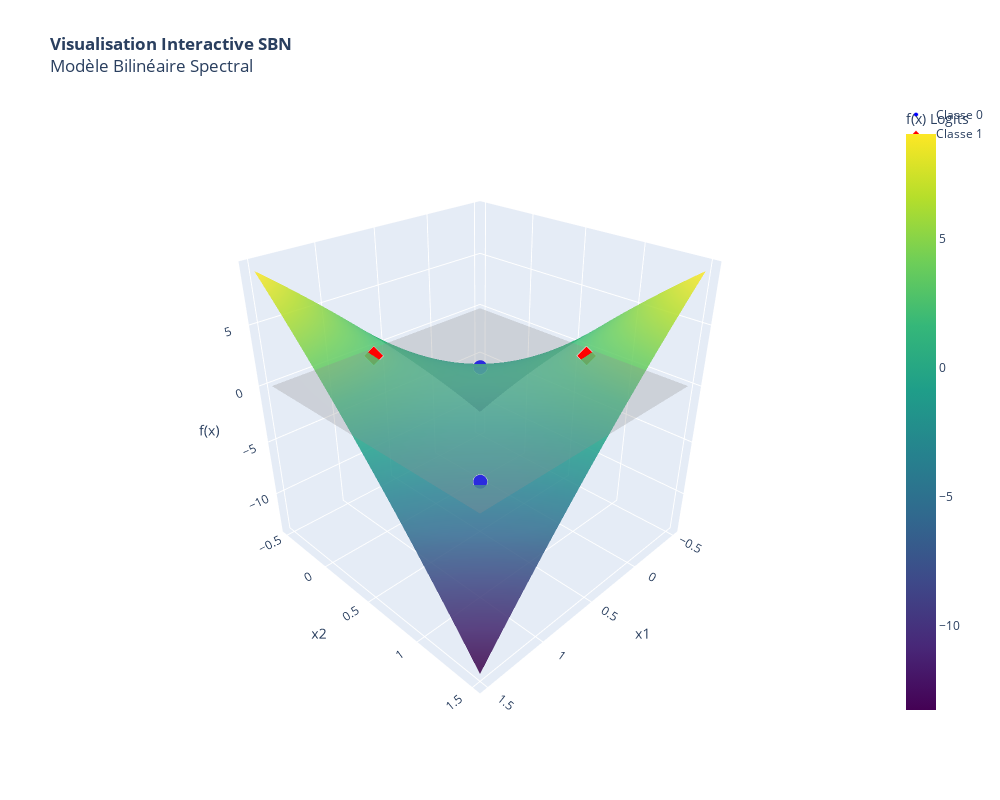

Write notebook code for a chart like this one.
### Code cell
import plotly.graph_objects as go
import numpy as np
import torch

def plot_sbn_interactive_surface(layer, X_data=None, y_data=None, neuron_idx=0):
    """
    Crée un graphique 3D interactif Plotly pour un SpectralBilinearLayer.
    Traduit les bases spectrales asymétriques en surface quadratique.
    """
    # 1. Extraction des paramètres équivalents (Q, L, c)
    with torch.no_grad():
        W_p = layer.right_projections.weight      # Vecteurs propres à droite (p_k)
        b_p = layer.right_projections.bias        # Biais base droite
        W_l = layer.left_projections.weight       # Vecteurs propres à gauche (l_k)
        b_l = layer.left_projections.bias         # Biais base gauche
        lambdas = layer.eigen_weights.weight[neuron_idx] # Valeurs propres (λ)
        beta = layer.eigen_weights.bias[neuron_idx]      # Biais de sortie (β)

        in_dim = layer.in_features
        # Q = Σ λ_k * (p_k ⊗ l_k)
        Q = torch.zeros((in_dim, in_dim))
        for k in range(in_dim):
            Q += lambdas[k] * torch.outer(W_p[k], W_l[k])

        # L = Σ λ_k * (b_l,k * p_k + b_p,k * l_k)
        L = torch.zeros(in_dim)
        for k in range(in_dim):
            L += lambdas[k] * ((b_l[k] if b_l is not None else 0) * W_p[k] + 
                               (b_p[k] if b_p is not None else 0) * W_l[k])

        # c = Σ λ_k * (b_p,k * b_l,k) + beta
        c = beta.item()
        if b_p is not None and b_l is not None:
            c += torch.sum(lambdas * b_p * b_l).item()

    # Conversion Numpy pour Plotly
    Q = Q.detach().cpu().numpy()
    L = L.detach().cpu().numpy()
    if X_data is not None and torch.is_tensor(X_data): X_data = X_data.cpu().numpy()
    if y_data is not None and torch.is_tensor(y_data): y_data = y_data.cpu().numpy().flatten()

    # 2. Création de la grille de calcul
    if X_data is not None:
        margin = 0.5
        x_min, x_max = X_data[:, 0].min() - margin, X_data[:, 0].max() + margin
        y_min, y_max = X_data[:, 1].min() - margin, X_data[:, 1].max() + margin
    else:
        x_min, x_max, y_min, y_max = -1.5, 1.5, -1.5, 1.5

    resolution = 60
    x_range = np.linspace(x_min, x_max, resolution)
    y_range = np.linspace(y_min, y_max, resolution)
    xx, yy = np.meshgrid(x_range, y_range)
    grid_points = np.c_[xx.ravel(), yy.ravel()]
    
    # 3. Calcul de Z (f(x) = xᵀQx + Lᵀx + c)
    # Note : grid_points @ Q.T car Q n'est pas forcément symétrique en SBN
    term_quad = np.sum((grid_points @ Q.T) * grid_points, axis=1)
    term_lin = grid_points @ L
    Z = term_quad + term_lin + c
    Z = Z.reshape(xx.shape)

    # --- CONSTRUCTION DU GRAPHIQUE ---
    fig = go.Figure()

    # A. La Surface SBN
    fig.add_trace(go.Surface(
        x=x_range, y=y_range, z=Z,
        colorscale='Viridis',
        opacity=0.85,
        name='Surface SBN',
        colorbar=dict(title='f(x) Logits')
    ))

    # B. Le Plan de Décision (z=0)
    fig.add_trace(go.Surface(
        x=x_range, y=y_range, z=np.zeros_like(Z),
        colorscale=[[0, 'rgba(128,128,128,0.3)'], [1, 'rgba(128,128,128,0.3)']],
        showscale=False,
        name='Frontière f(x)=0'
    ))

    # C. Les Points de Données
    if X_data is not None and y_data is not None:
        # Projection des points sur la surface réelle du modèle
        z_pts = np.sum((X_data @ Q.T) * X_data, axis=1) + (X_data @ L) + c
        
        for cls, color, symb, name in [(0, 'blue', 'circle', 'Classe 0'), 
                                      (1, 'red', 'diamond', 'Classe 1')]:
            mask = (y_data == cls)
            fig.add_trace(go.Scatter3d(
                x=X_data[mask, 0], y=X_data[mask, 1], z=z_pts[mask],
                mode='markers',
                marker=dict(size=5, color=color, symbol=symb, line=dict(color='white', width=1)),
                name=name
            ))

    # D. Layout
    fig.update_layout(
        title="<b>Visualisation Interactive SBN</b><br>Modèle Bilinéaire Spectral",
        scene=dict(
            xaxis_title='x1', yaxis_title='x2', zaxis_title='f(x)',
            camera=dict(eye=dict(x=1.5, y=1.5, z=1.2))
        ),
        width=1000, height=800
    )

    fig.show()

premiere_couche = sbn.layers[0] 

# Appel de la fonction de visualisation sur la couche
plot_sbn_interactive_surface(premiere_couche, X, y)

### Figure 1 — Plotly figure (JSON) as saved in the notebook; plotly's stock layout.template omitted (floating-point values rounded to 4 significant figures; data arrays with more than 128 entries replaced by an {"elided": "..."} marker saying what was removed)
{"data": [{"colorbar": {"title": {"text": "f(x) Logits"}}, "colorscale": [[0, "#440154"], [0.1111, "#482878"], [0.2222, "#3e4989"], [0.3333, "#31688e"], [0.4444, "#26828e"], [0.5556, "#1f9e89"], [0.6667, "#35b779"], [0.7778, "#6ece58"], [0.8889, "#b5de2b"], [1, "#fde725"]], "name": "Surface SBN", "opacity": 0.85, "type": "surface", "x": [-0.5, -0.4661, -0.4322, -0.3983, -0.3644, -0.3305, -0.2966, -0.2627, -0.2288, -0.1949, -0.161, -0.1271, -0.09322, -0.05932, -0.02542, 0.008475, 0.04237, 0.07627, 0.1102, 0.1441, 0.178, 0.2119, 0.2458, 0.2797, 0.3136, 0.3475, 0.3814, 0.4153, 0.4492, 0.4831, 0.5169, 0.5508, 0.5847, 0.6186, 0.6525, 0.6864, 0.7203, 0.7542, 0.7881, 0.822, 0.8559, 0.8898, 0.9237, 0.9576, 0.9915, 1.025, 1.059, 1.093, 1.127, 1.161, 1.195, 1.229, 1.263, 1.297, 1.331, 1.364, 1.398, 1.432, 1.466, 1.5], "y": [-0.5, -0.4661, -0.4322, -0.3983, -0.3644, -0.3305, -0.2966, -0.2627, -0.2288, -0.1949, -0.161, -0.1271, -0.09322, -0.05932, -0.02542, 0.008475, 0.04237, 0.07627, 0.1102, 0.1441, 0.178, 0.2119, 0.2458, 0.2797, 0.3136, 0.3475, 0.3814, 0.4153, 0.4492, 0.4831, 0.5169, 0.5508, 0.5847, 0.6186, 0.6525, 0.6864, 0.7203, 0.7542, 0.7881, 0.822, 0.8559, 0.8898, 0.9237, 0.9576, 0.9915, 1.025, 1.059, 1.093, 1.127, 1.161, 1.195, 1.229, 1.263, 1.297, 1.331, 1.364, 1.398, 1.432, 1.466, 1.5], "z": {"elided": "60x60 float values"}}, {"colorscale": [[0, "rgba(128,128,128,0.3)"], [1, "rgba(128,128,128,0.3)"]], "name": "Frontière f(x)=0", "showscale": false, "type": "surface", "x": [-0.5, -0.4661, -0.4322, -0.3983, -0.3644, -0.3305, -0.2966, -0.2627, -0.2288, -0.1949, -0.161, -0.1271, -0.09322, -0.05932, -0.02542, 0.008475, 0.04237, 0.07627, 0.1102, 0.1441, 0.178, 0.2119, 0.2458, 0.2797, 0.3136, 0.3475, 0.3814, 0.4153, 0.4492, 0.4831, 0.5169, 0.5508, 0.5847, 0.6186, 0.6525, 0.6864, 0.7203, 0.7542, 0.7881, 0.822, 0.8559, 0.8898, 0.9237, 0.9576, 0.9915, 1.025, 1.059, 1.093, 1.127, 1.161, 1.195, 1.229, 1.263, 1.297, 1.331, 1.364, 1.398, 1.432, 1.466, 1.5], "y": [-0.5, -0.4661, -0.4322, -0.3983, -0.3644, -0.3305, -0.2966, -0.2627, -0.2288, -0.1949, -0.161, -0.1271, -0.09322, -0.05932, -0.02542, 0.008475, 0.04237, 0.07627, 0.1102, 0.1441, 0.178, 0.2119, 0.2458, 0.2797, 0.3136, 0.3475, 0.3814, 0.4153, 0.4492, 0.4831, 0.5169, 0.5508, 0.5847, 0.6186, 0.6525, 0.6864, 0.7203, 0.7542, 0.7881, 0.822, 0.8559, 0.8898, 0.9237, 0.9576, 0.9915, 1.025, 1.059, 1.093, 1.127, 1.161, 1.195, 1.229, 1.263, 1.297, 1.331, 1.364, 1.398, 1.432, 1.466, 1.5], "z": {"elided": "60x60 int values"}}, {"marker": {"color": "blue", "line": {"color": "white", "width": 1}, "size": 5, "symbol": "circle"}, "mode": "markers", "name": "Classe 0", "type": "scatter3d", "x": [0, 1], "y": [0, 1], "z": [-2.276, -3.282]}, {"marker": {"color": "red", "line": {"color": "white", "width": 1}, "size": 5, "symbol": "diamond"}, "mode": "markers", "name": "Classe 1", "type": "scatter3d", "x": [0, 1], "y": [1, 0], "z": [2.548, 2.55]}], "layout": {"height": 800, "scene": {"camera": {"eye": {"x": 1.5, "y": 1.5, "z": 1.2}}, "xaxis": {"title": {"text": "x1"}}, "yaxis": {"title": {"text": "x2"}}, "zaxis": {"title": {"text": "f(x)"}}}, "title": {"text": "<b>Visualisation Interactive SBN</b><br>Modèle Bilinéaire Spectral"}, "width": 1000}}
